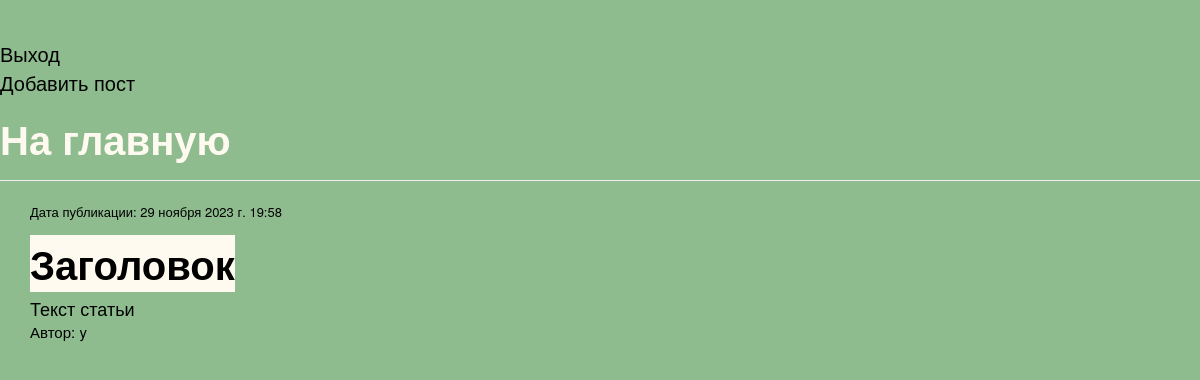
Before: / (signed in) with the older database file.
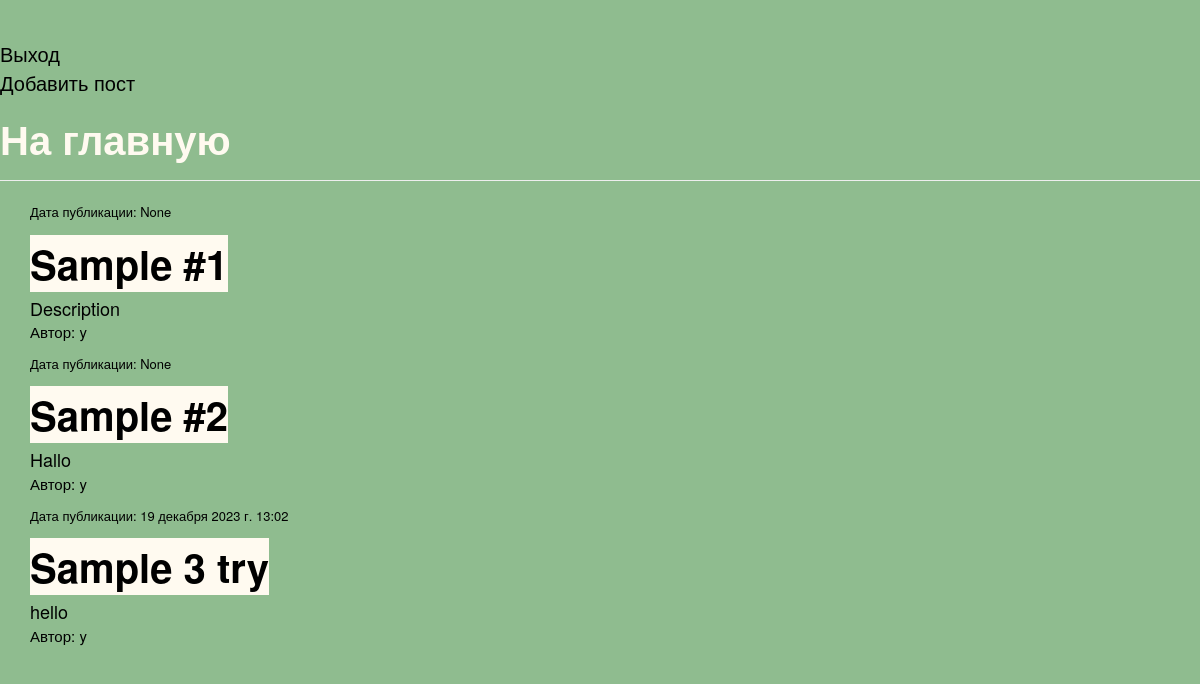
After: the same page with the newer database file.
### blog/models.py (models this page shows, shortened)
class Post(models.Model):
    author = models.ForeignKey(settings.AUTH_USER_MODEL, on_delete=models.CASCADE)
    title = models.CharField(max_length=200, verbose_name="Заголовок")
    text = models.TextField(verbose_name="Текст статьи")
    created_data = models.DateTimeField(default=timezone.now, verbose_name="Дата создания")
    published_date = models.DateTimeField(blank=True, null=True, verbose_name="Дата публикации")
    is_published = models.BooleanField(default=False, verbose_name="Запись опубликована?")
    objects = PostManager()
    published = PostPublishedManager()
    class Meta:
        verbose_name = 'Запись в блоге'
        verbose_name_plural = 'Запись в блоге'
    def get_absolute_url(self):
        return reverse('blog:post_detail', args=[str(self.id)])

### blog/views.py (the view)
# urls.py: path('', views.post_list, name="post_list"),
def post_list(request):
    posts = Post.objects.for_user(user=request.user)
    return render(request, 'blog/post_list.html', {'posts': posts})

### blog/managers.py (called while the page is built)
    def for_user(self, user=None):
        if user.is_staff:
            return self.all()
        else:
            return self.filter(published_date__lte=timezone.now())

    def get_queryset(self):
        return PostQuerySet(self.model, using=self._db)

    def for_user(self, user=None):
        return self.get_queryset().for_user(user=user)

### blog/templates/blog/post_list.html
{% extends 'blog/base.html' %}
{% block content %}
    {% for post in posts %}
    <div class="post">
        <div class="date">
            <p3>Дата публикации: {{ post.published_date }}</p3>
        </div>
            <h2><a href="{{ post.get_absolute_url }}">{{ post.title }}</a></h2>
            <p2>{{ post.text|linebreaksbr }}</p2>
        </div>
        <div>
            <p>Автор: {{ post.author }}</p>
        </div>
    {% endfor %}
{% endblock %}

### blog/templates/blog/base.html (shortened to what this page needs)
{% load static %}
<!DOCTYPE html>
<html lang="en" dir="ltr">
    <head>
        <link rel="stylesheet" href="//maxcdn.bootstrapcdn.com/bootstrap/3.2.0/css/bootstrap.min.css">
        <link rel="stylesheet" href="//maxcdn.bootstrapcdn.com/bootstrap/3.2.0/css/bootstrap-theme.min.css">
        <link rel="stylesheet" href="{% static 'blog/css/theme.css' %}">
    </head>
    <body>
        {% block header %}
        <div class="page-header">
            {% if request.user.is_authenticated %}
                <div><a href="{% url 'logout' %}" class="top-menu">Выход</a></div>
                <div><a href="{% url 'blog:post_add' %}" class="top-menu">Добавить пост</a></div>
            {% else %}
                <div><a href="{% url 'login' %}" class="top-menu">Войти</a><div>
            {% endif %}
            <h1><a href="/">На главную</a></h1>
        </div>
        {% endblock %}
        <div>
            <div class="content container">
                <div class="row">
                    <div class="col-md-8">
                        {% block content %}
                        {% endblock %}
                    </div>
                </div>
            </div>
        </div>
    </body>
</html>

### blog/static/blog/css/theme.css (style rules this page uses)
body { background-color: #8FBC8F; }
h1 a { font-weight: bold; font-size: 40px; color: #FFFAF0; }
h2 a { font-weight: bold; font-size: 40px; fontcolor: #000000; background-color: #FFFAF0; }
p { font-size: 15px; color: #000000; }
p2 { font-size: 18px; color: #000000; }
p3 { font-size: 13px; color: #000000; }
a { font-size: 20px; color: #000000; }

Changed rows visible on the page:
changed Post: published_date "29 ноября 2023 г. 19:58" → "None"; title "Заголовок" → "Sample #1"; text "Текст статьи" → "Description"
added Post: published_date "None", title "Sample #2", text "Hallo", author "y"
added Post: published_date "19 декабря 2023 г. 13:02", title "Sample 3 try", text "hello", author "y"
